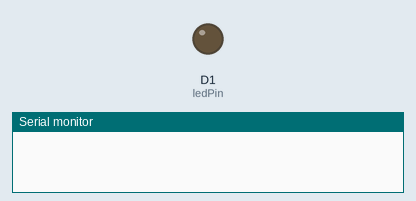
A sketch run on a simulated ESP8266 (NodeMCU). Shown: output pins drawn as LEDs (lit = HIGH), the last lines printed to the serial monitor.

Above: at 2.0 s.
At 6.0 s:
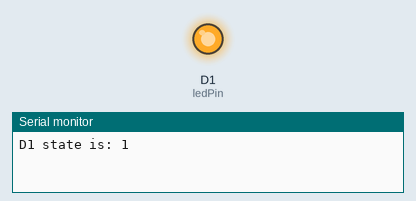
Timing chart, 0 to 10.4 s (numbered marks = the images above):
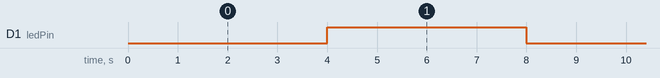

Measured:
- by itself, D1 (ledPin): alternates HIGH for 4.0 s and LOW for 4.0 s

The sketch:

InterruptTest.ino
```cpp
#include <Ticker.h>

#define ledPin D1
Ticker interruptTimer;

void timerISR(void){
if (digitalRead(ledPin) ==LOW)
{
digitalWrite(ledPin,HIGH);

}
else
{
digitalWrite(ledPin,LOW);
}
Serial.print("D1 state is: ");
Serial.println(digitalRead(ledPin));
}
void setup() {
  // put your setup code here, to run once:
Serial.begin(9600);
pinMode(ledPin,OUTPUT);
interruptTimer.attach(4,timerISR);
}

void loop() {
  // put your main code here, to run repeatedly:

}
```
